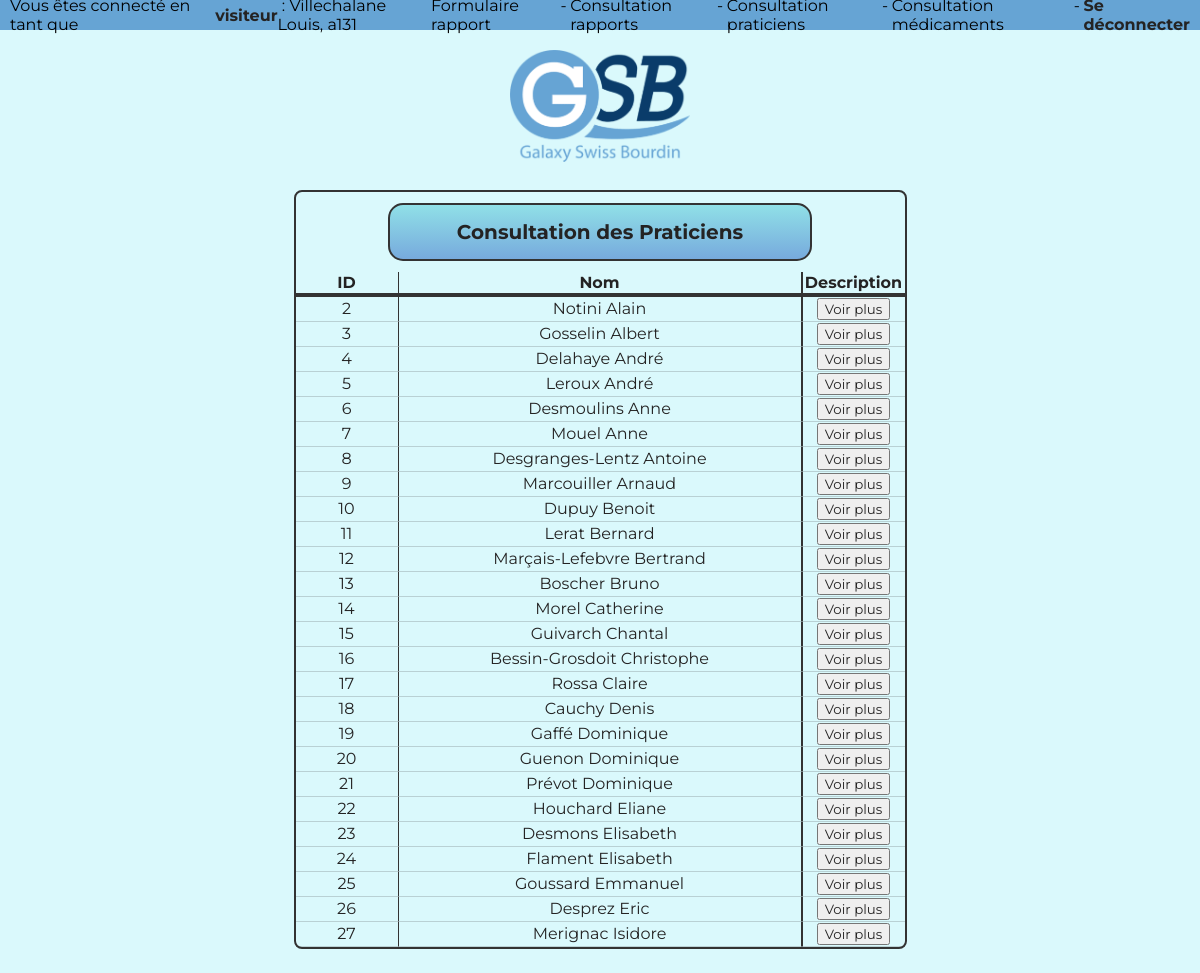
The app's page /visiteur/consultPra.php (signed in) with its own data.
### tables this page shows
CREATE TABLE `visiteurs` (
  `visMatricule` varchar(10) NOT NULL,
  `visNom` text NOT NULL,
  `visPrenom` text NOT NULL,
  `visAdresse` text NOT NULL,
  `visCP` int(5) NOT NULL,
  `visVille` text NOT NULL,
  `visDateEmbauche` date NOT NULL
);

CREATE TABLE `praticiens` (
  `praID` int(11) NOT NULL,
  `praNom` text NOT NULL,
  `praPrenom` text NOT NULL,
  `praAdresse` text NOT NULL,
  `praCP` int(11) NOT NULL,
  `praVille` text NOT NULL,
  `praType` varchar(3) NOT NULL
);

### visiteur/consultPra.php (the view, shortened to what this page needs)
<?php
include("../includes/historique.inc.php");
$reqSQLconsultPra = "SELECT * FROM praticiens";
$resBDpra = $connexion->query($reqSQLconsultPra);
$praAll = $resBDpra->fetchAll();
?>
<!DOCTYPE html>
<html lang="fr">
<head>
    <link rel="stylesheet" type="text/css" href="../assets/css/css.css">
</head>
<body>
    <?php
    include("../includes/nav.inc.php");
    ?>
    <?php
    include("../includes/headerGSB.inc.php");
    ?>
    <div class="main">
        <form method="POST">
            <table id="tableConsultPra">
                <thead>
                    <tr>
                        <th colspan="3">
                            <div id="titrePra">Consultation des Praticiens</div>
                        </th>
                    </tr>
                    <tr>
                        <th width="100px" class='BborderR'>ID</th>
                        <th width="400px" class='BborderR'>Nom</th>
                        <th width="100px" class="BborderL">Description</th>
                    </tr>
                </thead>
                <?php
                foreach ($praAll as $occurence) {
                    $praID = $occurence[0];
                    $praNom = $occurence[1];
                    $praPrenom = $occurence[2];
                    echo "
                    <tr>
                        <td class='borderR'>$praID</td>
                        <td class='borderR'>$praNom $praPrenom</td>
                        <td class='borderL'><button formaction='morePra.php' name='nomPra' value='$praID'>Voir plus</button></td>
                    </tr>
                ";
                }
                ?>
            </table>
        </form>
    </div>
</body>
</html>

### includes/nav.inc.php (shortened to what this page needs)
<nav>
    <?php
    $IDuser = $_SESSION['IDuser'];
    $NIVuser = $_SESSION['NIVuser'];
    switch ($NIVuser) {
        case 1:
            $NIVnom = "visiteur";
            break;
    }
    $reqSQLvisiteur = "SELECT * FROM visiteurs WHERE visMatricule ='$IDuser'";
    $resBDvisiteur = $connexion->query($reqSQLvisiteur);
    $visiteur = $resBDvisiteur->fetch();
    $visNom = $visiteur[1];
    $visPrenom = $visiteur[2];
    echo "Vous êtes connecté en tant que <b>$NIVnom</b> : $visNom $visPrenom, $IDuser";
    ?>
    <div id="links">
        <a href="rapportForm.php">Formulaire rapport</a> &nbsp;
        <a href="consultRapport.php">Consultation rapports</a> &nbsp;
        <a href="consultPra.php">Consultation praticiens</a> &nbsp;
        <a href="consultMedoc.php">Consultation médicaments</a> &nbsp;
        <a href="../logout.php"><b>Se déconnecter</b></a>
    </div>
</nav>

### assets/css/css.css (style rules this page uses)
* { font-family: "Montserrat", Georgia, "Times New Roman", Times, serif; margin: 0px; color: #242323; text-decoration: none; }
* { scrollbar-width: none; }
body { background-color: #daf9fc; }
a { color: #2802ff; }
#titrePra { border: 2px solid #333; border-radius: 15px; background: linear-gradient(#90e0e7, #77aadd); padding: 15px 10px 15px 10px; width: 400px; text-align: center; font-size: 20px; margin: 10px; margin-left: auto; margin-right: auto; }
#tableConsultPra { border: 2px solid #333; border-spacing: 0px; border-radius: 8px; text-align: center; margin-top: 2%; margin-bottom: 2%; margin-left: auto; margin-right: auto; max-width: 99%; }
.BborderR { border-right: 1px solid #333; border-bottom: 4px solid #333; }
.BborderL { border-left: 1px solid #333; border-bottom: 4px solid #333; }
.borderR { border-right: 1px solid #333; border-bottom: 1px solid rgba(51, 51, 51, 0.2); }
.borderL { border-left: 1px solid #333; border-bottom: 1px solid rgba(51, 51, 51, 0.2); }
nav { background: #66a4d4; color: #000000; height: 30px; padding: 0px 10px 0px 10px; display: flex; align-items: center; }
#links { display: inline-flex; float: right; margin-left: auto; color: #000000; }
#links a { color: #000000; }

### records on screen
visiteurs: visPrenom "Louis"
praticiens: praID "2", praNom "Notini", praPrenom "Alain"
praticiens: praID "3", praNom "Gosselin", praPrenom "Albert"
praticiens: praID "4", praNom "Delahaye", praPrenom "André"
praticiens: praID "5", praNom "Leroux", praPrenom "André"
praticiens: praID "6", praNom "Desmoulins", praPrenom "Anne"
praticiens: praID "7", praNom "Mouel", praPrenom "Anne"
praticiens: praID "8", praNom "Desgranges-Lentz", praPrenom "Antoine"
praticiens: praID "9", praNom "Marcouiller", praPrenom "Arnaud"
praticiens: praID "10", praNom "Dupuy", praPrenom "Benoit"
praticiens: praID "11", praNom "Lerat", praPrenom "Bernard"
praticiens: praID "12", praNom "Marçais-Lefebvre", praPrenom "Bertrand"
praticiens: praID "13", praNom "Boscher", praPrenom "Bruno"
praticiens: praID "14", praNom "Morel", praPrenom "Catherine"
praticiens: praID "15", praNom "Guivarch", praPrenom "Chantal"
praticiens: praID "16", praNom "Bessin-Grosdoit", praPrenom "Christophe"
praticiens: praID "17", praNom "Rossa", praPrenom "Claire"
praticiens: praID "18", praNom "Cauchy", praPrenom "Denis"
praticiens: praID "19", praNom "Gaffé", praPrenom "Dominique"
praticiens: praID "20", praNom "Guenon", praPrenom "Dominique"
praticiens: praID "21", praNom "Prévot", praPrenom "Dominique"
praticiens: praID "22", praNom "Houchard", praPrenom "Eliane"
praticiens: praID "23", praNom "Desmons", praPrenom "Elisabeth"
praticiens: praID "24", praNom "Flament", praPrenom "Elisabeth"
praticiens: praID "25", praNom "Goussard", praPrenom "Emmanuel"
praticiens: praID "26", praNom "Desprez", praPrenom "Eric"
praticiens: praID "27", praNom "Merignac", praPrenom "Isidore"

### other values on screen
$NIVnom "visiteur"
$IDuser "a131"
